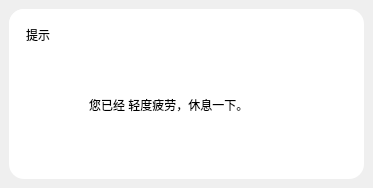
<?xml version="1.0" encoding="UTF-8"?>
<ui version="4.0">
 <class>MainWindow</class>
 <widget class="QMainWindow" name="MainWindow">
  <property name="geometry">
   <rect>
    <x>0</x>
    <y>0</y>
    <width>373</width>
    <height>188</height>
   </rect>
  </property>
  <property name="windowTitle">
   <string>MainWindow</string>
  </property>
  <widget class="QWidget" name="centralwidget">
   <layout class="QVBoxLayout" name="verticalLayout">
    <item>
     <widget class="QFrame" name="frame">
      <property name="styleSheet">
       <string notr="true">background-color: rgb(255, 255, 255);
border-radius:15px;</string>
      </property>
      <property name="frameShape">
       <enum>QFrame::StyledPanel</enum>
      </property>
      <property name="frameShadow">
       <enum>QFrame::Raised</enum>
      </property>
      <widget class="QWidget" name="horizontalLayoutWidget">
       <property name="geometry">
        <rect>
         <x>0</x>
         <y>0</y>
         <width>351</width>
         <height>51</height>
        </rect>
       </property>
       <layout class="QHBoxLayout" name="horizontalLayout">
        <property name="leftMargin">
         <number>8</number>
        </property>
        <item>
         <widget class="QWidget" name="widget_2" native="true">
          <property name="styleSheet">
           <string notr="true">QPushButton {
border:none;
}
QPushButton:hover {
padding-bottom:5px;
}</string>
          </property>
          <layout class="QHBoxLayout" name="horizontalLayout_6">
           <property name="spacing">
            <number>15</number>
           </property>
           <item>
            <widget class="QLabel" name="label_2">
             <property name="styleSheet">
              <string notr="true">font: 12pt &quot;微软雅黑&quot;;</string>
             </property>
             <property name="text">
              <string>提示</string>
             </property>
            </widget>
           </item>
           <item>
            <spacer name="horizontalSpacer">
             <property name="orientation">
              <enum>Qt::Horizontal</enum>
             </property>
             <property name="sizeHint" stdset="0">
              <size>
               <width>40</width>
               <height>20</height>
              </size>
             </property>
            </spacer>
           </item>
           <item>
            <widget class="QPushButton" name="pushButton_8">
             <property name="text">
              <string/>
             </property>
             <property name="icon">
              <iconset resource="../common.qrc">
               <normaloff>:/ico/images/close.png</normaloff>:/ico/images/close.png</iconset>
             </property>
            </widget>
           </item>
          </layout>
         </widget>
        </item>
       </layout>
      </widget>
      <widget class="QLabel" name="label">
       <property name="geometry">
        <rect>
         <x>20</x>
         <y>70</y>
         <width>51</width>
         <height>51</height>
        </rect>
       </property>
       <property name="text">
        <string/>
       </property>
       <property name="pixmap">
        <pixmap resource="../common.qrc">:/ico/images/走路.png</pixmap>
       </property>
       <property name="scaledContents">
        <bool>true</bool>
       </property>
      </widget>
      <widget class="QLabel" name="label_3">
       <property name="geometry">
        <rect>
         <x>80</x>
         <y>80</y>
         <width>261</width>
         <height>31</height>
        </rect>
       </property>
       <property name="styleSheet">
        <string notr="true">font: 12pt &quot;微软雅黑&quot;;</string>
       </property>
       <property name="text">
        <string>您已经 轻度疲劳，休息一下。</string>
       </property>
      </widget>
     </widget>
    </item>
   </layout>
  </widget>
 </widget>
 <resources>
  <include location="../common.qrc"/>
 </resources>
 <connections>
  <connection>
   <sender>pushButton_8</sender>
   <signal>clicked()</signal>
   <receiver>MainWindow</receiver>
   <slot>close()</slot>
   <hints>
    <hint type="sourcelabel">
     <x>327</x>
     <y>34</y>
    </hint>
    <hint type="destinationlabel">
     <x>180</x>
     <y>89</y>
    </hint>
   </hints>
  </connection>
 </connections>
</ui>
